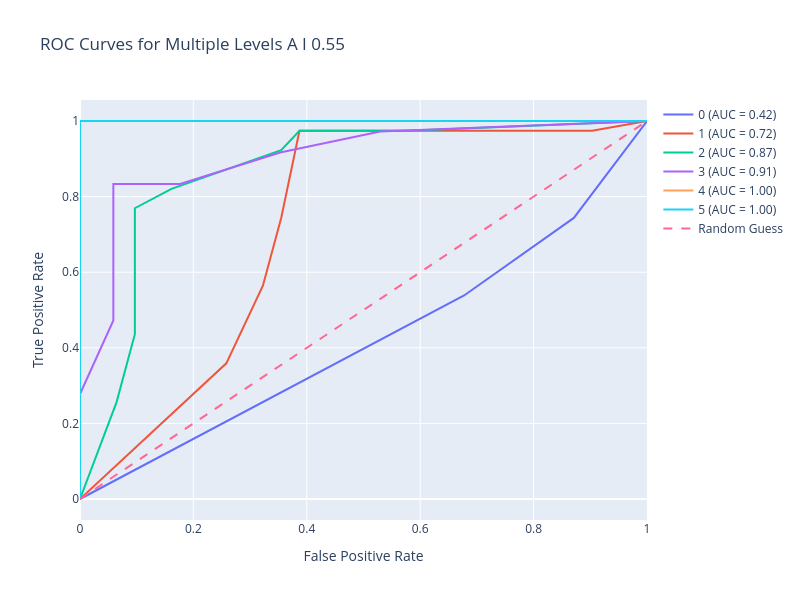
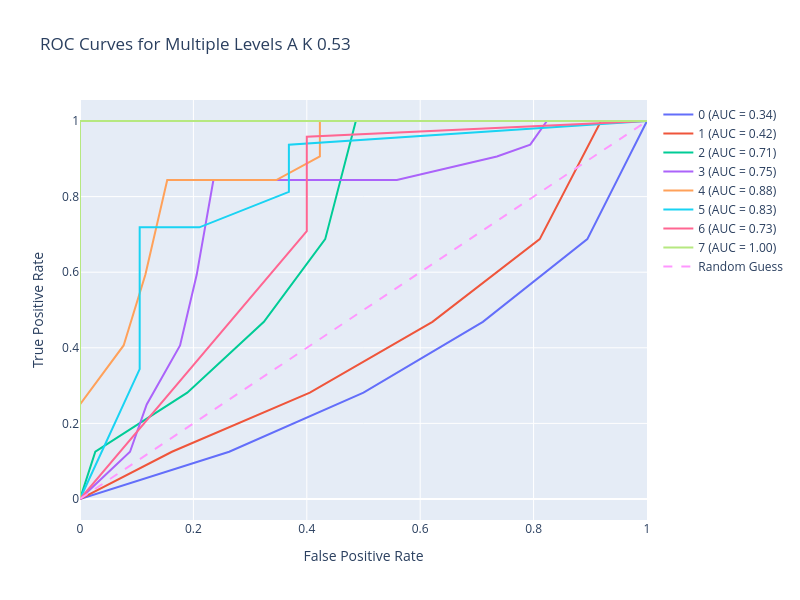
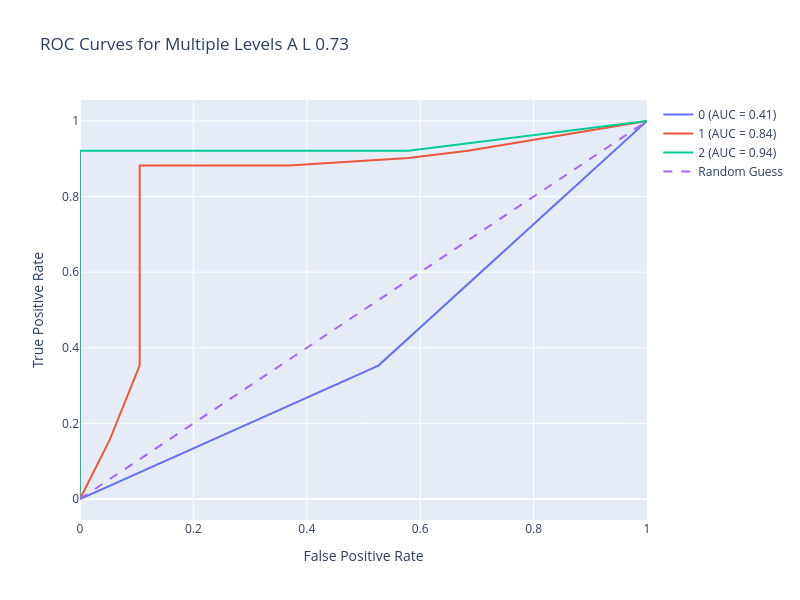
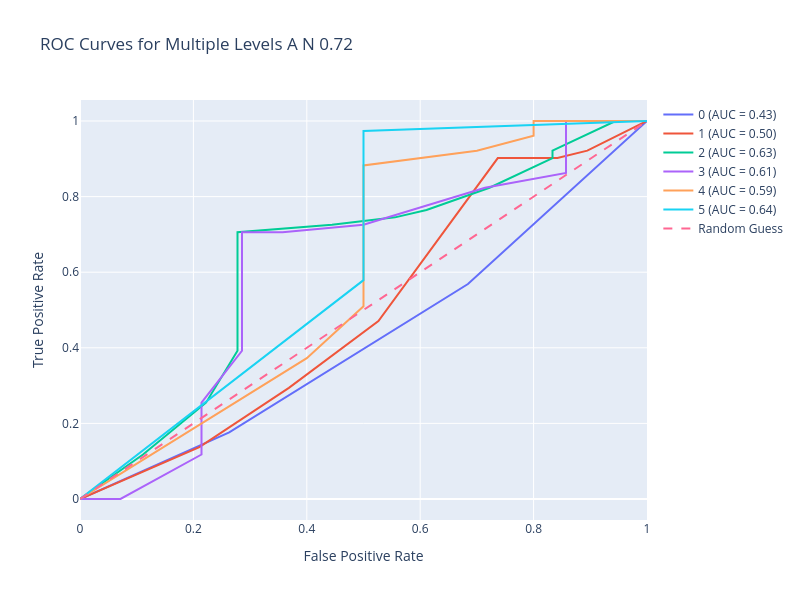

The notebook cell saved with these charts, in order:
### Code cell
from sklearn.model_selection import train_test_split
from sklearn.metrics import roc_curve, roc_auc_score
from plotly.subplots import make_subplots

from sklearn.model_selection import StratifiedKFold


train, test = train_test_split(df, test_size=0.3)

flow_trees = []

# Initialize a 12x6 grid for 72 subplots (12 columns and 6 rows)
rows = 6
cols = 12
total_plots = 72

# Create subplots with space for 72 ROC plots
sp_titles = []
for (start_node, end_node), group in test_df.groupby(["StartAt", "EndAt"]):
    sp_titles.append(f"{start_node} {end_node} {group['path_mean_acc'].iloc[0]:.2f}")
fig = make_subplots(rows=rows, cols=cols, subplot_titles=sp_titles)


count = 0
plot_xs = []
plot_ys = []
accs = []
aucs_by_level = {}

for (start_node, end_node), group in test_df.groupby(["StartAt", "EndAt"]):
    # Train / test split
    this_path_df = df[(df["StartAt"] == start_node) & (df["EndAt"] == end_node)]


    # Calculate ROC and AUC for each model
    roc_data = {}
    px = []
    py = []

    likelihoods_by_level_by_person = {}
    actual_accuracies_by_level_by_person = {}
    
    for k in range(5):
        
    
        train_this_path_df, test_this_path_df = train_test_split(this_path_df, test_size=0.2, random_state=k)

        # Compute Flow Tree for train
        G = do_reeb_for_df(train_this_path_df, use_turns=False) # 0 means all quartiles
        new_G = nx.relabel.convert_node_labels_to_integers(G, first_label=0, ordering='default') #first_label is the starting integer label, in this case zero
    
        # Visualise
        # plot_treeb(G)
    
    
        # Identify where one person's path is through the Flow Tree
        for _, plus_one in test_this_path_df.iterrows():
            special_subject_number = plus_one["Subject"]
    
            train_this_path_df_plus_one = pd.concat([train_this_path_df, pd.DataFrame([plus_one])])
            # print(special_subject_number, train_this_path_df_plus_one[["StartAt", "EndAt", "Subject"]])
            G_plus_one, special_visits, likelihoods_by_level = track_indiv_through_flow_tree(train_this_path_df_plus_one, special_subject_number, use_turns=False, DEBUG=False)

            for j, lik in enumerate(likelihoods_by_level):
                actual_acc = int(plus_one["accuracy"])
                if j in likelihoods_by_level_by_person:
                    likelihoods_by_level_by_person[j].append(lik)
                    actual_accuracies_by_level_by_person[j].append(actual_acc)
                else:
                    likelihoods_by_level_by_person[j] = [lik]
                    actual_accuracies_by_level_by_person[j] = [actual_acc]

            
            # print(G_plus_one.nodes)
            # print("Special visits", special_visits)
            # print("Likelihoods", likelihoods_by_level)
            # print(plus_one["accuracy"], collapse_traj(plus_one["paths"].split()))
    
            special_edges = [(special_visits[sv-1], special_visits[sv]) for sv in range(1, len(special_visits))]
            # plot_treeb_special_path(G_plus_one, special_edges)
            # break
                
        fig = go.Figure()

    # print("HI",[len(likelihoods_by_level_by_person[x]) for x in likelihoods_by_level_by_person])
    # break
    # print(likelihoods_by_level_by_person)
    # print(actual_accuracies_by_level_by_person)
    for i in likelihoods_by_level_by_person:
        # y_prob = []
        # this_y_test = []
        # for j, lik in likelihoods_by_level_by_person.items():
        #     if i < len(lik) and not pd.isna(lik[i]):
        #         y_prob.append(lik[i])
        #         this_y_test.append(y_test[j])
        # if len(this_y_test) == 0 or len(set(this_y_test)) == 1:
        #     continue
        # # print(this_y_test)
        # # print(y_prob)

        y_prob, this_y_test = [], []
        for x in range(len(likelihoods_by_level_by_person[i])):
            if not pd.isna(likelihoods_by_level_by_person[i][x]):
                y_prob.append(likelihoods_by_level_by_person[i][x])
                this_y_test.append(actual_accuracies_by_level_by_person[i][x])
        
        # print("YP", i, this_y_test, y_prob)

        # gonna be illegal to do ROC
        if len(this_y_test) == 0 or len(set(this_y_test)) == 1:
            continue

        fpr, tpr, _ = roc_curve(this_y_test, y_prob)
        auc = roc_auc_score(this_y_test, y_prob)
        roc_data[i] = (fpr, tpr, auc)

        px.append(i)
        py.append(auc)

        if i in aucs_by_level:
            aucs_by_level[i].append(auc)
        else:
            aucs_by_level[i] = [auc]            

        # print(fpr, tpr, auc)
        # print(len(this_y_test), np.mean(this_y_test))

    # print(aucs_by_level)
    # break
    plot_xs.append(aucs_by_level.keys())
    plot_ys.append([np.mean(aucs_by_level[i]) for i in aucs_by_level])
    accs.append(group['path_mean_acc'].iloc[0])
        
    # # Create an interactive ROC plot using Plotly
    # fig = go.Figure()
    row = (count // cols) + 1
    col = (count % cols) + 1

    # Add ROC curves for each model
    for model_name, (fpr, tpr, auc) in roc_data.items():
        fig.add_trace(go.Scatter(x=fpr, y=tpr, mode='lines', name=f'{model_name} (AUC = {auc:.2f})'))#, row=row, col=col)    # Add ROC curves to the respective subplot
            
    
    # Add a diagonal reference line (random guess line)
    fig.add_trace(go.Scatter(x=[0, 1], y=[0, 1], mode='lines', line=dict(dash='dash'), name='Random Guess'))#, row=row, col=col)
    
    # Customize the layout
    fig.update_layout(
        title=f"ROC Curves for Multiple Levels {start_node} {end_node} {group['path_mean_acc'].iloc[0]:.2f}",
        xaxis_title='False Positive Rate',
        yaxis_title='True Positive Rate',
        showlegend=True,
        width=800,
        height=600
    )
    
    # Show the plot
    fig.show()



    count += 1
    if count >5:
        # Now we need to do counts for each 
        break

# fig.update_layout(height=1500, width=3000, title_text="72 ROC Curves in Subplots", showlegend=False)
# fig.show()

print(aucs_by_level)

### Figure 1 — Plotly figure (JSON) as saved in the notebook; plotly's stock layout.template omitted (floating-point values rounded to 4 significant figures)
{"data": [{"mode": "lines", "name": "0 (AUC = 0.42)", "type": "scatter", "x": [0, 0.6774, 0.871, 1], "y": [0, 0.5385, 0.7436, 1]}, {"mode": "lines", "name": "1 (AUC = 0.72)", "type": "scatter", "x": [0, 0.2581, 0.3226, 0.3548, 0.3871, 0.5806, 0.7097, 0.9032, 1], "y": [0, 0.359, 0.5641, 0.7436, 0.9744, 0.9744, 0.9744, 0.9744, 1]}, {"mode": "lines", "name": "2 (AUC = 0.87)", "type": "scatter", "x": [0, 0.06452, 0.09677, 0.09677, 0.09677, 0.1613, 0.3548, 0.3871, 0.5161, 0.5806, 1], "y": [0, 0.2564, 0.4359, 0.5897, 0.7692, 0.8205, 0.9231, 0.9744, 0.9744, 0.9744, 1]}, {"mode": "lines", "name": "3 (AUC = 0.91)", "type": "scatter", "x": [0, 0, 0.05882, 0.05882, 0.05882, 0.1765, 0.3529, 0.5294, 1], "y": [0, 0.2778, 0.4722, 0.6389, 0.8333, 0.8333, 0.9167, 0.9722, 1]}, {"mode": "lines", "name": "4 (AUC = 1.00)", "type": "scatter", "x": [0, 0, 0, 0, 1], "y": [0, 0.8, 0.92, 1, 1]}, {"mode": "lines", "name": "5 (AUC = 1.00)", "type": "scatter", "x": [0, 0, 1], "y": [0, 1, 1]}, {"line": {"dash": "dash"}, "mode": "lines", "name": "Random Guess", "type": "scatter", "x": [0, 1], "y": [0, 1]}], "layout": {"height": 600, "showlegend": true, "title": {"text": "ROC Curves for Multiple Levels A I 0.55"}, "width": 800, "xaxis": {"autorange": true, "range": [0, 1], "title": {"text": "False Positive Rate"}, "type": "linear"}, "yaxis": {"autorange": true, "range": [-0.05556, 1.056], "title": {"text": "True Positive Rate"}, "type": "linear"}}}

### Figure 2 — Plotly figure (JSON) as saved in the notebook; plotly's stock layout.template omitted (floating-point values rounded to 4 significant figures)
{"data": [{"mode": "lines", "name": "0 (AUC = 0.34)", "type": "scatter", "x": [0, 0.2632, 0.5, 0.7105, 0.8947, 1], "y": [0, 0.125, 0.2812, 0.4688, 0.6875, 1]}, {"mode": "lines", "name": "1 (AUC = 0.42)", "type": "scatter", "x": [0, 0.1622, 0.4054, 0.6216, 0.8108, 0.9189, 1], "y": [0, 0.125, 0.2812, 0.4688, 0.6875, 1, 1]}, {"mode": "lines", "name": "2 (AUC = 0.71)", "type": "scatter", "x": [0, 0.02703, 0.1892, 0.3243, 0.4324, 0.4865, 0.6216, 0.6486, 0.8919, 1], "y": [0, 0.125, 0.2812, 0.4688, 0.6875, 1, 1, 1, 1, 1]}, {"mode": "lines", "name": "3 (AUC = 0.75)", "type": "scatter", "x": [0, 0.08824, 0.1176, 0.1765, 0.2059, 0.2353, 0.3235, 0.5294, 0.5588, 0.7353, 0.7941, 0.8235, 1], "y": [0, 0.125, 0.25, 0.4062, 0.5938, 0.8438, 0.8438, 0.8438, 0.8438, 0.9062, 0.9375, 1, 1]}, {"mode": "lines", "name": "4 (AUC = 0.88)", "type": "scatter", "x": [0, 0, 0.07692, 0.1154, 0.1538, 0.2308, 0.3462, 0.4231, 0.4231, 0.4231, 1], "y": [0, 0.25, 0.4062, 0.5938, 0.8438, 0.8438, 0.8438, 0.9062, 0.9375, 1, 1]}, {"mode": "lines", "name": "5 (AUC = 0.83)", "type": "scatter", "x": [0, 0.1053, 0.1053, 0.1053, 0.2105, 0.3158, 0.3684, 0.3684, 1], "y": [0, 0.3438, 0.5, 0.7188, 0.7188, 0.7812, 0.8125, 0.9375, 1]}, {"mode": "lines", "name": "6 (AUC = 0.73)", "type": "scatter", "x": [0, 0.4, 0.4, 1], "y": [0, 0.7083, 0.9583, 1]}, {"mode": "lines", "name": "7 (AUC = 1.00)", "type": "scatter", "x": [0, 0, 1], "y": [0, 1, 1]}, {"line": {"dash": "dash"}, "mode": "lines", "name": "Random Guess", "type": "scatter", "x": [0, 1], "y": [0, 1]}], "layout": {"height": 600, "showlegend": true, "title": {"text": "ROC Curves for Multiple Levels A K 0.53"}, "width": 800, "xaxis": {"autorange": true, "range": [0, 1], "title": {"text": "False Positive Rate"}, "type": "linear"}, "yaxis": {"autorange": true, "range": [-0.05556, 1.056], "title": {"text": "True Positive Rate"}, "type": "linear"}}}

### Figure 3 — Plotly figure (JSON) as saved in the notebook; plotly's stock layout.template omitted (floating-point values rounded to 4 significant figures)
{"data": [{"mode": "lines", "name": "0 (AUC = 0.41)", "type": "scatter", "x": [0, 0.5263, 1], "y": [0, 0.3529, 1]}, {"mode": "lines", "name": "1 (AUC = 0.84)", "type": "scatter", "x": [0, 0.05263, 0.1053, 0.1053, 0.3684, 0.5789, 0.6842, 1], "y": [0, 0.1569, 0.3529, 0.8824, 0.8824, 0.902, 0.9216, 1]}, {"mode": "lines", "name": "2 (AUC = 0.94)", "type": "scatter", "x": [0, 0, 0.3158, 0.4211, 0.5789, 1], "y": [0, 0.9216, 0.9216, 0.9216, 0.9216, 1]}, {"line": {"dash": "dash"}, "mode": "lines", "name": "Random Guess", "type": "scatter", "x": [0, 1], "y": [0, 1]}], "layout": {"height": 600, "showlegend": true, "title": {"text": "ROC Curves for Multiple Levels A L 0.73"}, "width": 800, "xaxis": {"autorange": true, "range": [0, 1], "title": {"text": "False Positive Rate"}, "type": "linear"}, "yaxis": {"autorange": true, "range": [-0.05556, 1.056], "title": {"text": "True Positive Rate"}, "type": "linear"}}}

### Figure 4 — Plotly figure (JSON) as saved in the notebook; plotly's stock layout.template omitted (floating-point values rounded to 4 significant figures)
{"data": [{"mode": "lines", "name": "0 (AUC = 0.43)", "type": "scatter", "x": [0, 0.2632, 0.6842, 1], "y": [0, 0.1765, 0.5686, 1]}, {"mode": "lines", "name": "1 (AUC = 0.50)", "type": "scatter", "x": [0, 0.2105, 0.3684, 0.5263, 0.7368, 0.8421, 0.8947, 1], "y": [0, 0.1373, 0.2941, 0.4706, 0.902, 0.902, 0.9216, 1]}, {"mode": "lines", "name": "2 (AUC = 0.63)", "type": "scatter", "x": [0, 0.1111, 0.2222, 0.2778, 0.2778, 0.4444, 0.5556, 0.6111, 0.7222, 0.8333, 0.8333, 0.9444, 1], "y": [0, 0.1176, 0.2549, 0.3922, 0.7059, 0.7255, 0.7451, 0.7647, 0.8235, 0.902, 0.9216, 1, 1]}, {"mode": "lines", "name": "3 (AUC = 0.61)", "type": "scatter", "x": [0, 0.07143, 0.2143, 0.2143, 0.2857, 0.2857, 0.3571, 0.5, 0.7143, 0.8571, 0.8571, 0.8571, 0.8571, 1], "y": [0, 0, 0.1176, 0.2549, 0.3922, 0.7059, 0.7059, 0.7255, 0.8235, 0.8627, 0.8824, 0.9216, 1, 1]}, {"mode": "lines", "name": "4 (AUC = 0.59)", "type": "scatter", "x": [0, 0.4, 0.5, 0.5, 0.5, 0.5, 0.7, 0.8, 0.8, 1], "y": [0, 0.3725, 0.5098, 0.8235, 0.8431, 0.8824, 0.9216, 0.9608, 1, 1]}, {"mode": "lines", "name": "5 (AUC = 0.64)", "type": "scatter", "x": [0, 0.5, 0.5, 0.5, 1], "y": [0, 0.5789, 0.7632, 0.9737, 1]}, {"line": {"dash": "dash"}, "mode": "lines", "name": "Random Guess", "type": "scatter", "x": [0, 1], "y": [0, 1]}], "layout": {"height": 600, "showlegend": true, "title": {"text": "ROC Curves for Multiple Levels A N 0.72"}, "width": 800, "xaxis": {"autorange": true, "range": [0, 1], "title": {"text": "False Positive Rate"}, "type": "linear"}, "yaxis": {"autorange": true, "range": [-0.05556, 1.056], "title": {"text": "True Positive Rate"}, "type": "linear"}}}
